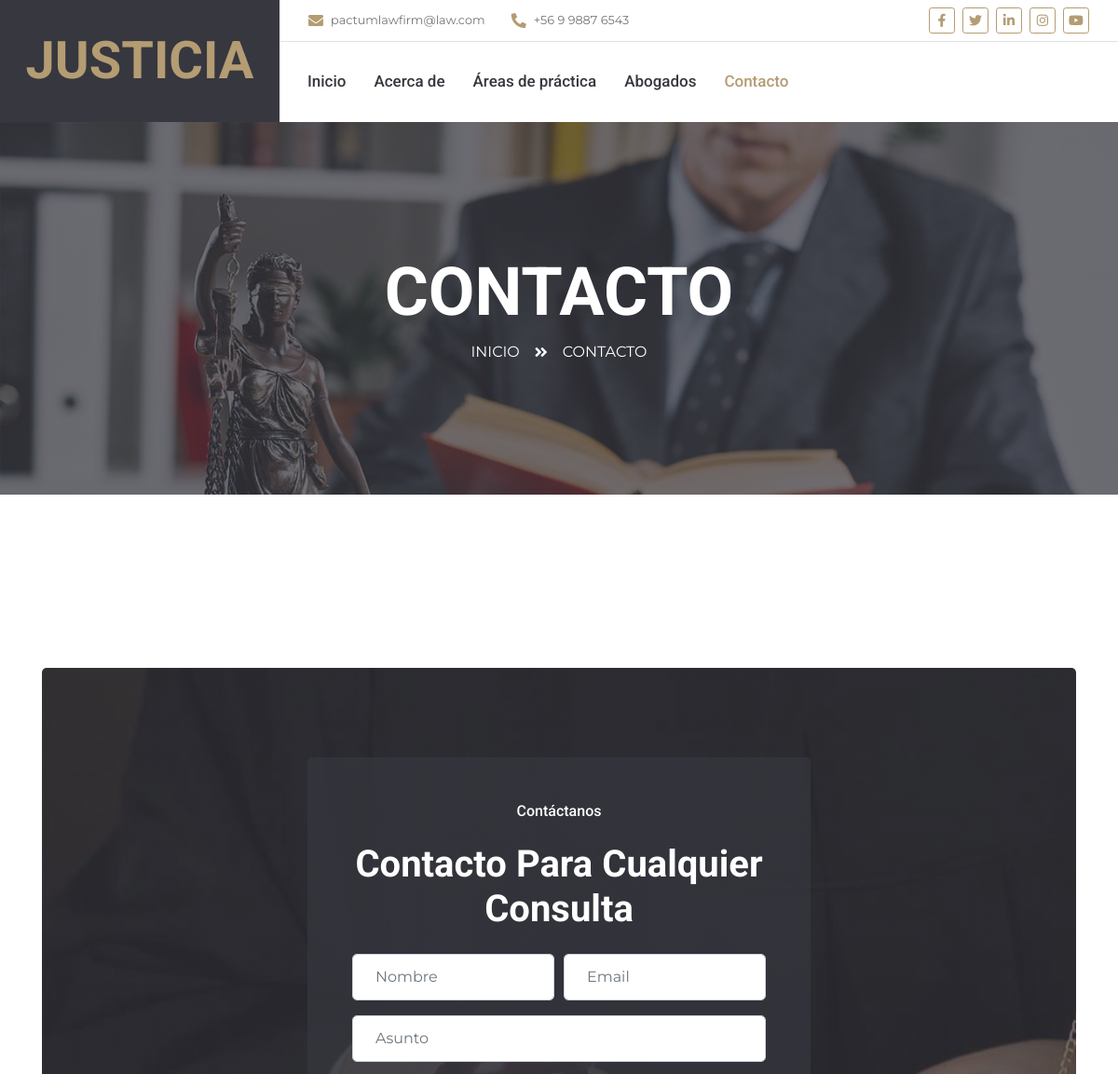
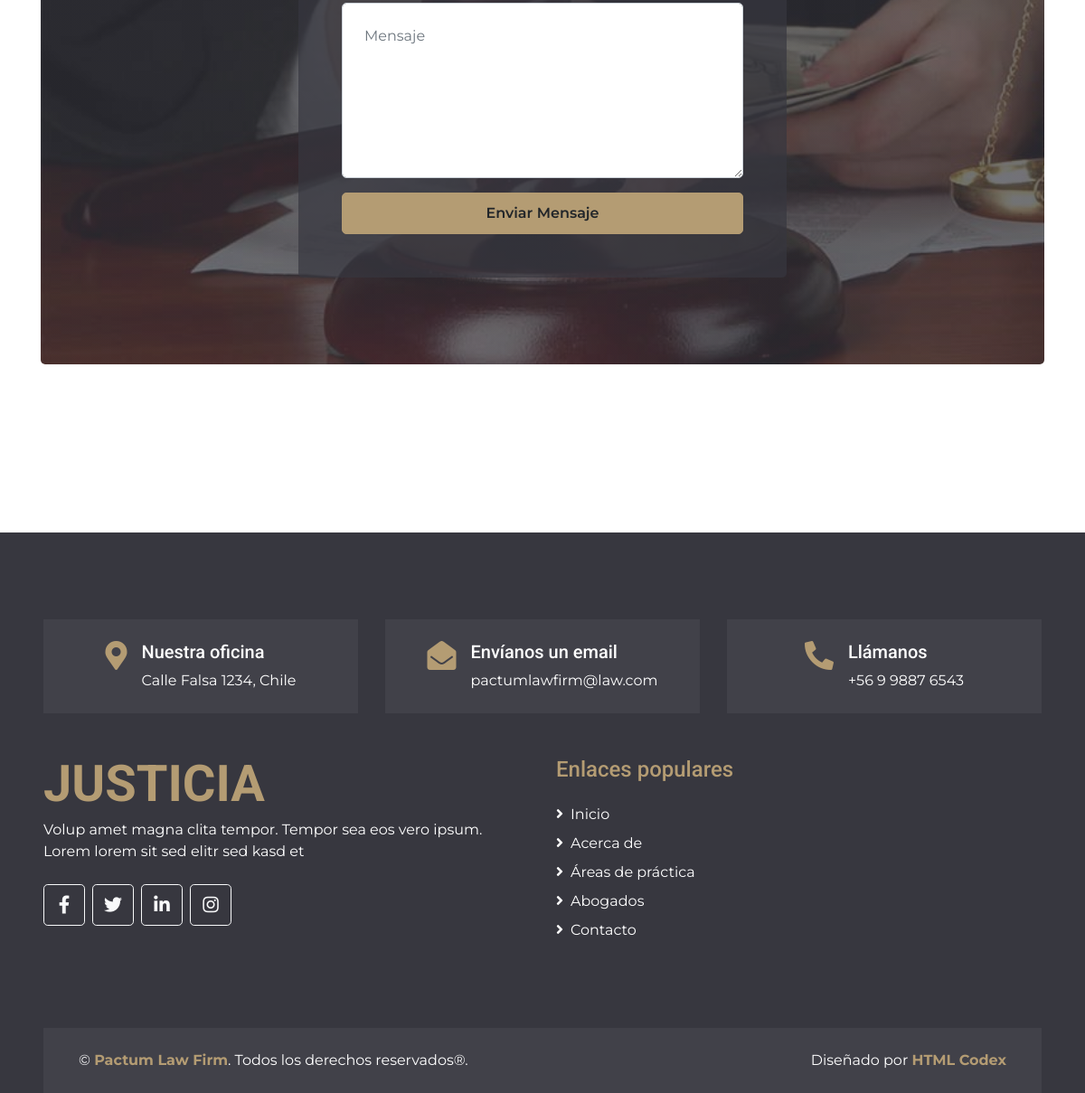
Page /contact/ on the committed database (2 pictures, top to bottom).
### communications/models.py (models this page shows, shortened)
class ContactInfo(models.Model):
    phone_number = models.CharField(max_length=20,
                                    verbose_name="Número de Teléfono")
    email = models.EmailField(max_length=200,
                              verbose_name="Correo electrónico")
    class Meta:
        verbose_name = "Información de Contacto"
        verbose_name_plural = "Información de Contacto"
        ordering = ["id"]

class Address(models.Model):
    street = models.CharField(max_length=200,
                             verbose_name="Calle")
    number = models.IntegerField(verbose_name="Número")
    commune = models.CharField(max_length=200,
                               verbose_name="Comuna")
    country = models.CharField(max_length=200,
                               verbose_name="País")
    class Meta:
        verbose_name = "Dirección"
        verbose_name_plural = "Dirección"
        ordering = ["id"]

### contact/views.py (the view, shortened to what this page needs)
# urls.py: path('', views.contact_view, name='contact'),
def contact_view(request):
    return render(request, "contact.html")

### core/templates/contact.html (shortened to what this page needs)
{% extends 'base.html' %}
{% load static %}
{% block content %}
<div class="container-fluid bg-page-header" style="margin-bottom: 90px;">
    <div class="container">
        <div class="d-flex flex-column align-items-center justify-content-center" style="min-height: 400px">
            <h3 class="display-3 text-white text-uppercase">Contacto</h3>
            <div class="d-inline-flex text-white">
                <p class="m-0 text-uppercase"><a class="text-white" href="">Inicio</a></p>
                <i class="fa fa-angle-double-right pt-1 px-3"></i>
                <p class="m-0 text-uppercase">Contacto</p>
            </div>
        </div>
    </div>
</div>
<div class="container-fluid py-5">
    <div class="container py-5">
        <div class="bg-appointment rounded">
            <div class="row h-100 align-items-center justify-content-center">
                <div class="col-lg-6 py-5">
                    <div class="rounded p-5 my-5" style="background: rgba(55, 55, 63, .7);">
                        <h6 class="text-center text-white mb-4">Contáctanos</h6>
                        <h1 class="text-center text-white mb-4">Contacto Para Cualquier Consulta</h1>
                        <form name="sentMessage" id="contactForm" method="POST" action="{% url 'contact' %}">
                            <div class="form-row">
                                <div class="col-sm-6 control-group">
                                    <input type="text" class="form-control p-4" id="name" name="name" placeholder="Nombre" required="required" data-validation-required-message="Por favor ingresa tu nombre" />
                                </div>
                                <div class="col-sm-6 control-group">
                                    <input type="email" class="form-control p-4" id="email" name="email" placeholder="Email" required="required" data-validation-required-message="Por favor ingresa tu email" />
                                </div>
                            </div>
                            <div class="control-group">
                                <input type="text" class="form-control p-4" id="subject" name="subject" placeholder="Asunto" required="required" data-validation-required-message="Por favor ingresa un asunto" />
                            </div>
                            <div class="control-group">
                                <textarea class="form-control p-4" rows="6" id="message" name="message" placeholder="Mensaje" required="required" data-validation-required-message="Por favor ingresa tu message"></textarea>
                            </div>
                            <div>
                                <button class="btn btn-primary btn-block" type="submit" id="sendMessageButton">Enviar Mensaje</button>
                            </div>
                        </form>
                    </div>
                </div>
            </div>
        </div>
    </div>
</div>
{% endblock content %}

### core/templates/base.html (shortened to what this page needs)
{% load static %}
<!DOCTYPE html>
<html lang="en">
<head>
    <link rel="stylesheet" href="https://cdnjs.cloudflare.com/ajax/libs/font-awesome/5.15.4/css/all.min.css">
    <link href="{% static 'core/lib/owlcarousel/assets/owl.carousel.min.css' %}" rel="stylesheet">
    <link href="{% static 'core/lib/tempusdominus/css/tempusdominus-bootstrap-4.min.css' %}" rel="stylesheet" />
    <link href="{% static 'core/css/style.css' %}" rel="stylesheet">
    <link rel="stylesheet" href="https://cdn.jsdelivr.net/npm/sweetalert2@11/dist/sweetalert2.min.css">
</head>
<body>
    {% load custom_filters %}
    <div class="container-fluid">
        <div class="row">
            <div class="col-lg-3 bg-secondary d-none d-lg-block">
                <a href="{% url 'index' %}" class="navbar-brand w-100 h-100 m-0 p-0 d-flex align-items-center justify-content-center">
                    <h1 class="m-0 display-4 text-primary text-uppercase">Justicia</h1>
                </a>
            </div>
            <div class="col-lg-9">
                <div class="row bg-white border-bottom d-none d-lg-flex">
                    <div class="col-lg-7 text-left">
                        {% for contact_info in contact_info %}
                            <div class="h-100 d-inline-flex align-items-center py-2 px-3">
                                <i class="fa fa-envelope text-primary mr-2"></i>
                                <small>{{contact_info.email}}</small>
                            </div>
                            <div class="h-100 d-inline-flex align-items-center py-2 px-2">
                                <i class="fa fa-phone-alt text-primary mr-2"></i>
                                <small>{{contact_info.phone_number|format_phone}}</small>
                            </div>
                        {% endfor %}
                    </div>
                    <div class="col-lg-5 text-right">
                        <div class="d-inline-flex align-items-center p-2">
                            {% for network in social_network %}
                                {% if network.description|lower == 'facebook' %}
                                    <a class="btn btn-sm btn-outline-primary btn-sm-square mr-2" href="{{ network.link }}">
                                        <i class="{{ network.icon }}"></i>
                                    </a>
                                {% elif network.description|lower == 'twitter' %}
                                    <a class="btn btn-sm btn-outline-primary btn-sm-square mr-2" href="{{ network.link }}">
                                        <i class="{{ network.icon }}"></i>
                                    </a>
                                {% elif network.description|lower == 'linkedin' %}
                                    <a class="btn btn-sm btn-outline-primary btn-sm-square mr-2" href="{{ network.link }}">
                                        <i class="{{ network.icon }}"></i>
                                    </a>
                                {% elif network.description|lower == 'instagram' %}
                                    <a class="btn btn-sm btn-outline-primary btn-sm-square mr-2" href="{{ network.link }}">
                                        <i class="{{ network.icon }}"></i>
                                    </a>
                                {% elif network.description|lower == 'youtube' %}
                                    <a class="btn btn-sm btn-outline-primary btn-sm-square mr-2" href="{{ network.link }}">
                                        <i class="{{ network.icon }}"></i>
                                    </a>
                                {% endif %}
                            {% endfor %}
                        </div>
                    </div>
                </div>
                <nav class="navbar navbar-expand-lg bg-white navbar-light p-0">
                    <div class="collapse navbar-collapse justify-content-between" id="navbarCollapse">
                        <div class="navbar-nav mr-auto py-0">
                            <a href="{% url 'index' %}" class="nav-item nav-link {% if request.path == '/' %}active{% endif %}">Inicio</a>
                            <a href="{% url 'about' %}" class="nav-item nav-link {% if request.path == '/about/' %}active{% endif %}">Acerca de</a>
                            <a href="{% url 'practice' %}" class="nav-item nav-link {% if request.path == '/practice/' %}active{% endif %}">Áreas de práctica</a>
                            <a href="{% url 'attorneys' %}" class="nav-item nav-link {% if request.path == '/attorneys/' %}active{% endif %}">Abogados</a>
                            <a href="{% url 'contact' %}" class="nav-item nav-link {% if request.path == '/contact/' %}active{% endif %}">Contacto</a>
                        </div>
                    </div>
                </nav>
            </div>
        </div>
    </div>
    {% block content %}{% endblock content %}
    {% load sweetify %}
    <div class="container-fluid bg-secondary text-white pt-5 px-sm-3 px-md-5" style="margin-top: 90px;">
        <div class="row mt-5">
            <div class="col-lg-4">
                <div class="d-flex justify-content-lg-center p-4" style="background: rgba(256, 256, 256, .05);">
                    <i class="fa fa-2x fa-map-marker-alt text-primary"></i>
                    <div class="ml-3">
                        <h5 class="text-white">Nuestra oficina</h5>
                        {% for address in address %}
                            <p class="m-0">{{address.street}} {{address.number}}, {{address.country}}</p>
                        {% endfor %}
                    </div>
                </div>
            </div>
            <div class="col-lg-4">
                <div class="d-flex justify-content-lg-center p-4" style="background: rgba(256, 256, 256, .05);">
                    <i class="fa fa-2x fa-envelope-open text-primary"></i>
                    <div class="ml-3">
                        <h5 class="text-white">Envíanos un email</h5>
                            {% for contact_info in contact_info %}
                                <p class="m-0">{{contact_info.email}}</p>
                            {% endfor %}
                    </div>
                </div>
            </div>
            <div class="col-lg-4">
                <div class="d-flex justify-content-lg-center p-4" style="background: rgba(256, 256, 256, .05);">
                    <i class="fa fa-2x fa-phone-alt text-primary"></i>
                    <div class="ml-3">
                        <h5 class="text-white">Llámanos</h5>
                            {% for contact_info in contact_info %}
                                <p class="m-0">{{contact_info.phone_number|format_phone}}</p>
                            {% endfor %}
                    </div>
                </div>
            </div>
        </div>
        <div class="row pt-5">
            <div class="col-lg-6 col-md-6 mb-5">
                <a href="index.html" class="navbar-brand">
                    <h1 class="m-0 mt-n2 display-4 text-primary text-uppercase">Justicia</h1>
                </a>
                <p>Volup amet magna clita tempor. Tempor sea eos vero ipsum. Lorem lorem sit sed elitr sed kasd et</p>
                <div class="d-flex justify-content-start mt-4">
                    {% for network in social_network %}
                        {% if network.description|lower == 'twitter' %}
                            <a class="btn btn-lg btn-outline-light btn-lg-square mr-2" href="{{ network.link }}">
                                <i class="{{ network.icon }}"></i>
                            </a>
                        {% elif network.description|lower == 'facebook' %}
                            <a class="btn btn-lg btn-outline-light btn-lg-square mr-2" href="{{ network.link }}">
                                <i class="{{ network.icon }}"></i>
                            </a>
                        {% elif network.description|lower == 'linkedin' %}
                            <a class="btn btn-lg btn-outline-light btn-lg-square mr-2" href="{{ network.link }}">
                                <i class="{{ network.icon }}"></i>
                            </a>
                        {% elif network.description|lower == 'instagram' %}
                            <a class="btn btn-lg btn-outline-light btn-lg-square" href="{{ network.link }}">
                                <i class="{{ network.icon }}"></i>
                            </a>
                        {% endif %}
                    {% endfor %}
                </div>
            </div>
            <div class="col-lg-6 col-md-6 mb-5">
                <h4 class="font-weight-semi-bold text-primary mb-4">Enlaces populares</h4>
                <div class="d-flex flex-column justify-content-start">
                    <a class="text-white mb-2" href="{% url 'index' %}"><i class="fa fa-angle-right mr-2"></i>Inicio</a>
                    <a class="text-white mb-2" href="{% url 'about' %}"><i class="fa fa-angle-right mr-2"></i>Acerca de</a>
                    <a class="text-white mb-2" href="{% url 'practice' %}"><i class="fa fa-angle-right mr-2"></i>Áreas de práctica</a>
                    <a class="text-white mb-2" href="{% url 'attorneys' %}"><i class="fa fa-angle-right mr-2"></i>Abogados</a>
                    <a class="text-white" href="{% url 'contact' %}"><i class="fa fa-angle-right mr-2"></i>Contacto</a>
                </div>
            </div>
        </div>
        <div class="row p-4 mt-5 mx-0" style="background: rgba(256, 256, 256, .05);">
            <div class="col-md-6 text-center text-md-left mb-3 mb-md-0">
                <p class="m-0 text-white">&copy; <a class="font-weight-bold" href="#">Pactum Law Firm</a>. Todos los derechos reservados®.</p>
            </div>
            <div class="col-md-6 text-center text-md-right">
                <p class="m-0 text-white">Diseñado por <a class="font-weight-bold" href="https://htmlcodex.com">HTML Codex</a></p>
            </div>
        </div>
    </div>
</body>
</html>

### rows in the picture
ContactInfo: email "pactumlawfirm@law.com", phone_number "+56 9 9887 6543"
Address: street "Calle Falsa", number "1234", country "Chile"
